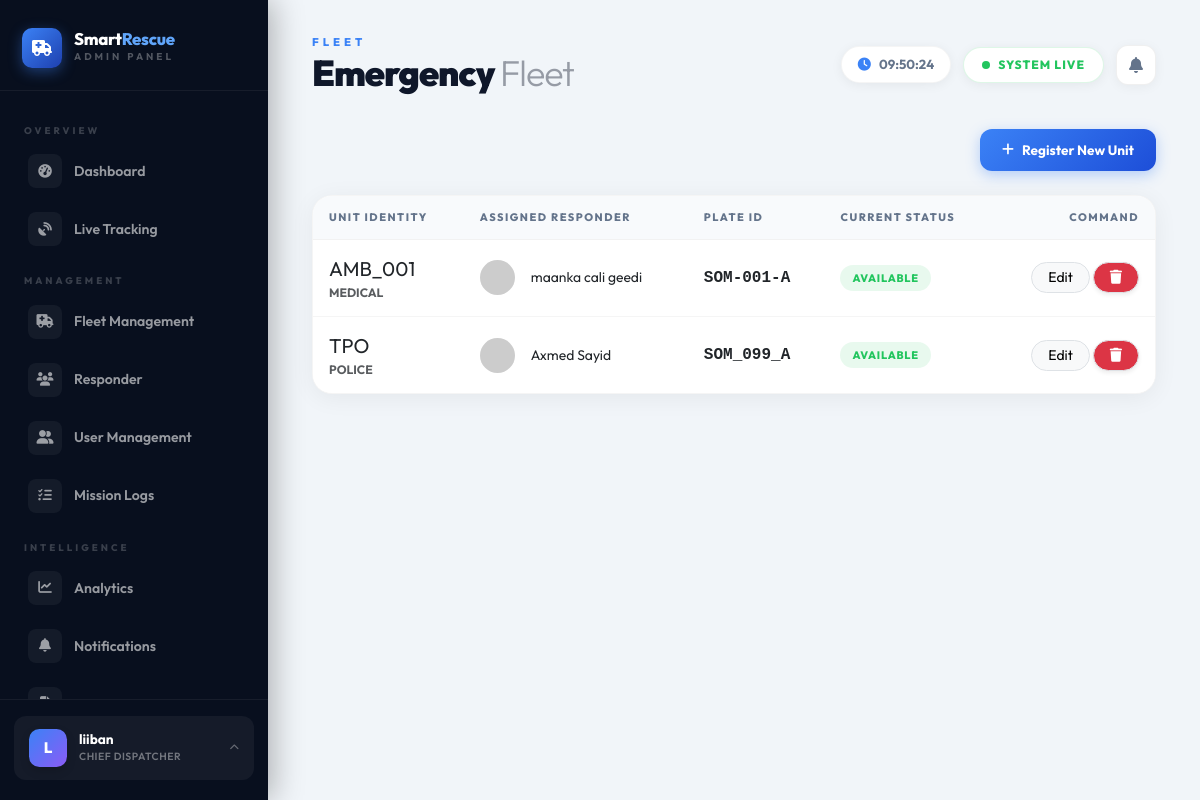
The page /admin/manage_units.php (signed in) on the database its author committed.
### tables this page shows
CREATE TABLE `system_settings` (
  `id` int(11) NOT NULL AUTO_INCREMENT,
  `setting_key` varchar(100) DEFAULT NULL,
  `setting_value` text DEFAULT NULL,
  `updated_at` timestamp NOT NULL DEFAULT current_timestamp() ON UPDATE current_timestamp(),
  PRIMARY KEY (`id`),
  UNIQUE KEY `setting_key` (`setting_key`)
);

CREATE TABLE `emergency_units` (
  `id` int(11) NOT NULL AUTO_INCREMENT,
  `status` enum('available','busy') DEFAULT 'available',
  `unit_name` varchar(100) DEFAULT NULL,
  `unit_type` varchar(50) DEFAULT NULL,
  `plate_number` varchar(50) DEFAULT NULL,
  `driver_id` int(11) DEFAULT NULL,
  `current_lat` decimal(10,8) DEFAULT NULL,
  `current_lng` decimal(11,8) DEFAULT NULL,
  PRIMARY KEY (`id`)
);

CREATE TABLE `users` (
  `id` int(11) NOT NULL AUTO_INCREMENT,
  `fullname` varchar(100) NOT NULL,
  `phone` varchar(20) NOT NULL,
  `email` varchar(100) NOT NULL,
  `password` varchar(255) NOT NULL,
  `created_at` timestamp NOT NULL DEFAULT current_timestamp(),
  `role` varchar(50) NOT NULL DEFAULT 'user',
  `profile_image` varchar(255) DEFAULT NULL,
  `dark_mode` tinyint(1) DEFAULT 0,
  `medical_info` text DEFAULT NULL,
  `emergency_contacts` text DEFAULT NULL,
  `current_lat` decimal(10,8) DEFAULT NULL,
  `current_lng` decimal(11,8) DEFAULT NULL,
  `location_updated_at` timestamp NOT NULL DEFAULT current_timestamp() ON UPDATE current_timestamp(),
  `language` varchar(10) DEFAULT 'en',
  `date_format` varchar(10) DEFAULT 'dmy',
  `gps_enabled` tinyint(1) DEFAULT 1,
  `share_live_location` tinyint(1) DEFAULT 1,
  `location_history` tinyint(1) DEFAULT 0,
  `vibration_enabled` tinyint(1) DEFAULT 1,
  `notifications_enabled` tinyint(1) DEFAULT 1,
  `gps_access` tinyint(1) DEFAULT 1,
  `live_sos_location` tinyint(1) DEFAULT 1,
  `time_format_24h` tinyint(1) DEFAULT 1,
  `sound_alerts` tinyint(1) DEFAULT 1,
  `emergency_updates` tinyint(1) DEFAULT 1,
  `location_sharing` tinyint(1) DEFAULT 1,
  `auto_gps_tracking` tinyint(1) DEFAULT 1,
  `session_timeout` varchar(20) DEFAULT '30',
  `birth_date` date DEFAULT NULL,
  `gender` varchar(10) DEFAULT NULL,
  `last_session_id` varchar(255) DEFAULT NULL,
  PRIMARY KEY (`id`),
  UNIQUE KEY `email` (`email`)
);

### admin/includes/lang.php (called while the page is built, shortened)
<?php
if (!isset($sys_lang)) {
    $sys_lang = 'en';
    if (isset($conn)) {
        if (function_exists('get_setting')) {
            $sys_lang = get_setting($conn, 'language', 'en');
        } else {
            $_lang_res = mysqli_query($conn, "SELECT setting_value FROM system_settings WHERE setting_key='language' LIMIT 1");
            if ($_lang_res && $_lang_row = mysqli_fetch_assoc($_lang_res)) {
                $sys_lang = $_lang_row['setting_value'] ?: 'en';
            }
        }
    }
}
function t($key) {
    global $translations, $sys_lang;
    $lang = $sys_lang ?? 'en';
    if (isset($translations[$lang][$key])) {
        return $translations[$lang][$key];
    }
    return $key;
}
?>

### admin/manage_units.php (the view, shortened to what this page needs)
<?php
require_once '../config/db.php';
$query = "SELECT e.*, u.fullname FROM emergency_units e
          JOIN users u ON e.driver_id = u.id";
$result = mysqli_query($conn, $query);
?>
<!DOCTYPE html>
<html lang="so">
<head>
    <link rel="stylesheet" href="https://cdn.jsdelivr.net/npm/bootstrap@5.3.0/dist/css/bootstrap.min.css">
    <link rel="stylesheet" href="https://cdnjs.cloudflare.com/ajax/libs/font-awesome/6.4.0/css/all.min.css">
</head>
<body>
<?php include 'includes/sidebar.php'; ?>
<main class="main-wrapper">
<?php $page_title = 'Emergency'; $page_subtitle = 'Fleet'; include 'includes/topbar.php'; ?>
    <div style="display:flex;justify-content:flex-end;margin-bottom:24px">
        <a href="add_unit.php" style="display:inline-flex;align-items:center;gap:8px;padding:11px 22px;border-radius:12px;background:linear-gradient(135deg,#3b82f6,#1d4ed8);color:white;font-size:0.85rem;font-weight:700;text-decoration:none;box-shadow:0 4px 14px rgba(59,130,246,0.35)">
            <i class="fa fa-plus"></i> Register New Unit
        </a>
    </div>
    <div class="fleet-card">
        <div class="table-responsive">
            <table class="table table-hover align-middle">
                <thead class="text-muted small text-uppercase">
                    <tr>
                        <th class="ps-3">Unit Identity</th>
                        <th>Assigned Responder</th>
                        <th>Plate ID</th>
                        <th>Current Status</th>
                        <th class="text-end pe-3">Command</th>
                    </tr>
                </thead>
                <tbody>
                    <?php while($row = mysqli_fetch_assoc($result)): ?>
                    <tr class="unit-item">
                        <td class="ps-3">
                            <div class="fw-900 fs-5"><?php echo $row['unit_name']; ?></div>
                            <div class="small text-muted text-uppercase fw-bold"><?php echo $row['unit_type']; ?></div>
                        </td>
                        <td>
                            <div class="d-flex align-items-center gap-3">
                                <img src="https://api.dicebear.com/7.x/avataaars/svg?seed=<?php echo $row['fullname']; ?>" class="rounded-circle" style="width: 35px;">
                                <div class="fw-700"><?php echo $row['fullname']; ?></div>
                            </div>
                        </td>
                        <td><code class="fw-bold text-dark fs-6"><?php echo $row['plate_number']; ?></code></td>
                        <td>
                            <?php
                                $status = strtolower($row['status']);
                                $class = "status-" . $status;
                            ?>
                            <span class="status-pill <?php echo $class; ?>"><?php echo $status; ?></span>
                        </td>
                        <td class="text-end pe-3">
                            <button onclick='openEditModal(<?php echo json_encode($row); ?>)' class="btn btn-light rounded-pill btn-sm px-3 fw-800 border">Edit</button>
                            <a href="delete_unit.php?id=<?php echo $row['id']; ?>" onclick="return confirm('Ma hubtaa in aad tiraeysid gaarigaan? (Are you sure you want to delete this unit?)')" class="btn btn-danger rounded-pill btn-sm px-3 fw-800 border shadow-sm"><i class="fa fa-trash"></i></a>
                        </td>
                    </tr>
                    <?php endwhile; ?>
                </tbody>
            </table>
        </div>
    </div>
</main>
</body>
</html>

### admin/includes/sidebar.php (shortened to what this page needs)
<?php
$current_page = basename($_SERVER['PHP_SELF']);
function navActive($page, $current) {
    return $page === $current ? 'active' : '';
}
if (!function_exists('t')) {
    require_once __DIR__ . '/lang.php';
}
?>
<aside class="sidebar">
    <a href="index.php" class="sidebar-brand">
        <div class="sidebar-brand-icon"><i class="fa fa-truck-medical"></i></div>
        <div>
            <div class="sidebar-brand-text">Smart<span>Rescue</span></div>
            <div class="sidebar-brand-sub"><?= t('Admin Panel') ?></div>
        </div>
    </a>
    <nav class="sidebar-nav">
        <div class="nav-section-label"><?= t('Overview') ?></div>
        <a href="index.php" class="nav-item-link <?= navActive('index.php', $current_page) ?>">
            <span class="nav-icon"><i class="fa fa-gauge-high"></i></span>
            <?= t('Dashboard') ?>
        </a>
        <a href="live-tracking.php" class="nav-item-link <?= navActive('live-tracking.php', $current_page) ?>">
            <span class="nav-icon"><i class="fa fa-satellite-dish"></i></span>
            <?= t('Live Tracking') ?>
        </a>
        <div class="nav-section-label"><?= t('Management') ?></div>
        <a href="fleet.php" class="nav-item-link <?= navActive('fleet.php', $current_page) ?>">
            <span class="nav-icon"><i class="fa fa-truck-medical"></i></span>
            <?= t('Fleet Management') ?>
        </a>
        <a href="team.php" class="nav-item-link <?= navActive('team.php', $current_page) ?>">
            <span class="nav-icon"><i class="fa fa-users"></i></span>
            <?= t('Responder') ?>
        </a>
        <a href="users.php" class="nav-item-link <?= navActive('users.php', $current_page) ?>">
            <span class="nav-icon"><i class="fa fa-user-group"></i></span>
            <?= t('User Management') ?>
        </a>
        <a href="view-requests.php" class="nav-item-link <?= navActive('view-requests.php', $current_page) ?>">
            <span class="nav-icon"><i class="fa fa-list-check"></i></span>
            <?= t('Mission Logs') ?>
        </a>
        <div class="nav-section-label"><?= t('Intelligence') ?></div>
        <a href="analytics.php" class="nav-item-link <?= navActive('analytics.php', $current_page) ?>">
            <span class="nav-icon"><i class="fa fa-chart-line"></i></span>
            <?= t('Analytics') ?>
        </a>
        <a href="notifications.php" class="nav-item-link <?= navActive('notifications.php', $current_page) ?>">
            <span class="nav-icon"><i class="fa fa-bell"></i></span>
            <?= t('Notifications') ?>
        </a>
        <a href="reports.php" class="nav-item-link <?= navActive('reports.php', $current_page) ?>">
            <span class="nav-icon"><i class="fa fa-file-lines"></i></span>
        </a>
    </nav>
    <div class="sidebar-footer">
        <div class="profile-dropdown-wrapper" id="pddWrapper">
            <div class="admin-profile-card" id="pddTrigger" role="button" aria-haspopup="true" aria-expanded="false">
                <div style="display:flex; align-items:center; gap:12px;">
                    <div class="admin-avatar">
                        <?php if(!empty($_SESSION['profile_image'])): ?>
                            <img src="../<?= htmlspecialchars($_SESSION['profile_image']) ?>" style="width:100%;height:100%;object-fit:cover;" alt="avatar">
                        <?php else: ?>
                            <?= strtoupper(substr($_SESSION['fullname'] ?? 'A', 0, 1)) ?>
                        <?php endif; ?>
                    </div>
                    <div>
                        <div class="admin-name"><?= htmlspecialchars($_SESSION['fullname'] ?? 'Admin') ?></div>
                        <div class="admin-role">Chief Dispatcher</div>
                    </div>
                </div>
                <i class="fa fa-chevron-up pdd-chevron" aria-hidden="true"></i>
            </div>
        </div>
    </div>
</aside>

### admin/manage_units.php (style rules this page uses)
* { box-sizing:border-box;margin:0;padding:0 }
:root { --bg:#f1f5f9;--card-bg:#fff;--text:#0f172a;--text-muted:#64748b;--accent:#3b82f6;--sidebar-width:268px;--shadow:0 4px 24px rgba(0,0,0,0.06); }
body { font-family:'Outfit',sans-serif;background:var(--bg);color:var(--text); }
.main-wrapper { margin-left:var(--sidebar-width);padding:36px 44px;min-height:100vh; }
.fleet-card { background:var(--card-bg);border-radius:20px;box-shadow:var(--shadow);border:1px solid rgba(0,0,0,0.04);overflow:hidden; }
.table { margin:0; }
.table thead th { font-size:0.68rem;font-weight:800;text-transform:uppercase;letter-spacing:1.5px;color:var(--text-muted);background:#f8fafc;padding:13px 16px;border:none;border-bottom:1px solid rgba(0,0,0,0.05); }
.table tbody td { padding:14px 16px;font-size:0.87rem;border:none;border-bottom:1px solid rgba(0,0,0,0.04);vertical-align:middle; }
.table tbody tr:last-child td { border-bottom:none; }
.unit-item { transition:0.2s; }
.status-pill { display:inline-flex;align-items:center;gap:5px;padding:5px 12px;border-radius:50px;font-size:0.68rem;font-weight:800;text-transform:uppercase;letter-spacing:0.8px; }
.status-available { background:rgba(34,197,94,0.1);color:#22c55e; }

### rows shown on the page
system_settings: setting_value "ADMIN PANEL", setting_value "OVERVIEW", setting_value "Dashboard", setting_value "Live Tracking", setting_value "MANAGEMENT", setting_value "Fleet Management", setting_value "Responder", setting_value "User Management", setting_value "Mission Logs", setting_value "INTELLIGENCE", setting_value "Analytics", setting_value "Notifications"
emergency_units: unit_name "AMB_001", unit_type "MEDICAL", users.fullname "maanka cali geedi", plate_number "SOM-001-A", status "AVAILABLE"
emergency_units: unit_name "TPO", unit_type "POLICE", users.fullname "Axmed Sayid", plate_number "SOM_099_A", status "AVAILABLE"

### other values the page prints
substr($_SESSION['fullname'] ?? 'A', 0, 1) "L"
$_SESSION['fullname'] "liiban"
$page_subtitle "FLEET"
$page_title "Emergency"
$page_subtitle "Fleet"
